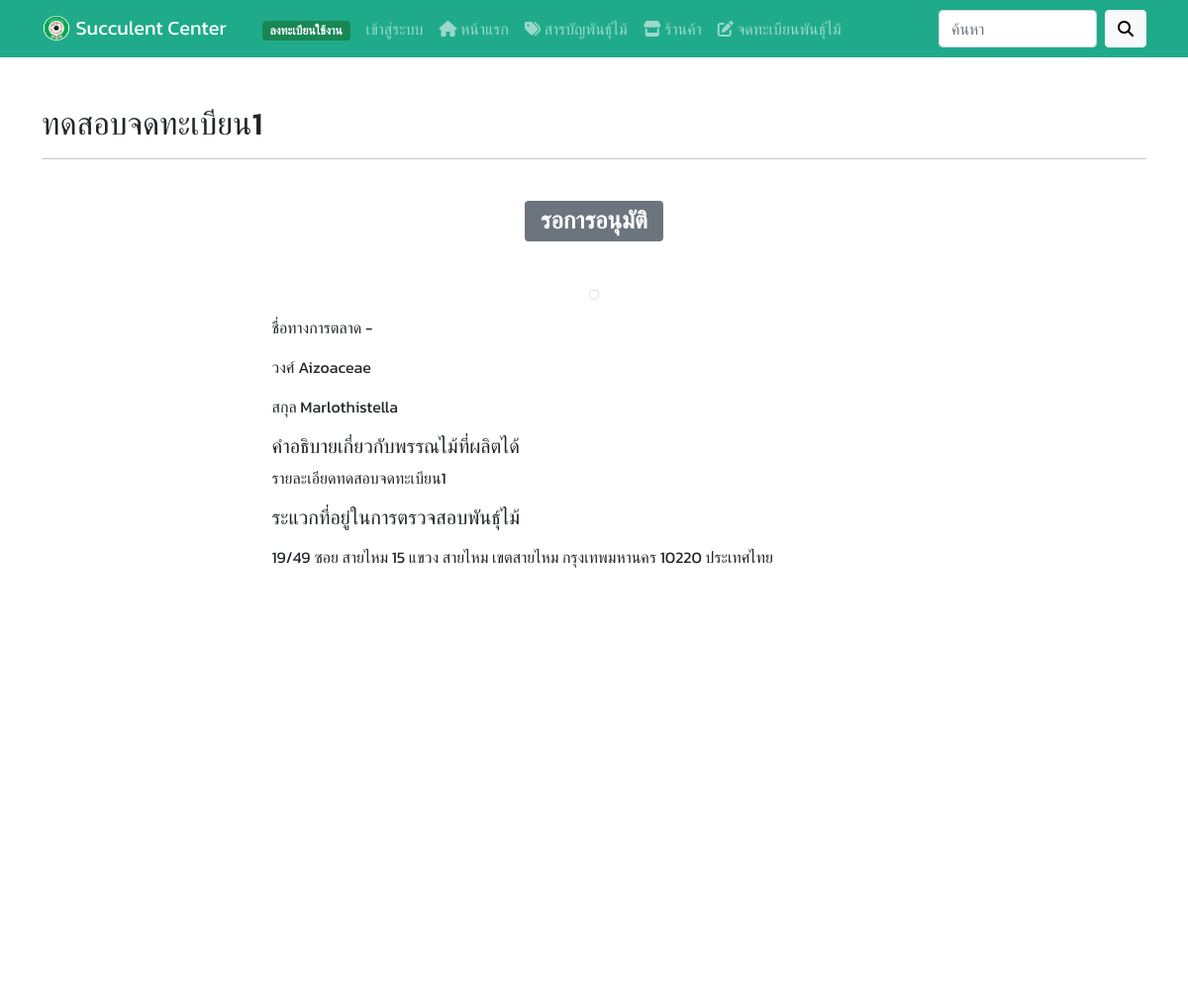
/plantsformview.php?id=6, run on the app's committed database.
### tables this page shows
CREATE TABLE `plantsform` (
  `plantsform_id` int NOT NULL COMMENT 'หมายเลขกำกับพันธุ์ไม้จดทะเบียน',
  `plantsfamily_name` varchar(255) NOT NULL COMMENT 'วงศ์',
  `plantsgroup_name` varchar(255) NOT NULL COMMENT 'สกุล',
  `plantsform_name` varchar(255) NOT NULL COMMENT 'ชื่อพันธุ์ไม้จดทะเบียน',
  `plantsform_namemarket` varchar(255) DEFAULT NULL COMMENT 'ชื่อทางการตลาดพันธุ์ไม้จดทะเบียน',
  `plantsform_detail` text NOT NULL COMMENT 'คำอธิบายเกี่ยวกับพรรณไม้ที่ผลิตได้',
  `plantsform_address` text NOT NULL COMMENT 'ระแวกที่อยู่ในการตรวจสอบพันธุ์ไม้',
  `plantsform_lat` varchar(255) NOT NULL COMMENT 'ละติจูด',
  `plantsform_lng` varchar(255) NOT NULL COMMENT 'ลองติจูด',
  `plantsform_img` varchar(255) NOT NULL COMMENT 'รูปภาพ',
  `plantsform_status` enum('check','uncheck') NOT NULL DEFAULT 'uncheck' COMMENT 'สถานะ',
  `user_id` int NOT NULL COMMENT 'ผู้ใช้',
  `plantsform_timestamp` timestamp NOT NULL DEFAULT CURRENT_TIMESTAMP COMMENT 'ประทับเวลาพันธุ์ไม้จดทะเบียน'
);

### plantsformview.php (the view, shortened to what this page needs)
<?php include_once("./config/db.php"); ?>
<?php include_once("./components/head.php"); ?>
<?php include_once("./components/nav-bar.php"); ?>
<div class="container my-5">
    <?php
    $id = $_GET['id'];
    $stmt = $conn->query("SELECT * FROM plantsform INNER JOIN users ON users.user_id=plantsform.user_id WHERE plantsform_id = $id");
    $stmt->execute();
    $form = $stmt->fetch();
    ?>
    <h2><?= $form['plantsform_name'] ?></h2>
    <hr>
    <br>
    <div class="col-lg-7 col-md-7 col-sm-12 m-auto">
        <div class="h2 text-center mb-5">
            <?php if ($form['plantsform_status'] == 'uncheck') { ?>
                <span class="badge bg-secondary">รอการอนุมัติ</span>
            <?php } else { ?>
                <span class="badge bg-success">อนุมัติแล้ว</span>
            <?php } ?>
        </div>
        <div class="text-center">
            <a href="<?= $form['plantsform_img']; ?>" target="_blank"><img src="<?= $form['plantsform_img']; ?>" class="w-55 mb-3 img-thumbnail" alt=""></a>
        </div>
        <p>ชื่อทางการตลาด <?= $form['plantsform_namemarket'] ?></p>
        <p>วงศ์ <?= $form['plantsfamily_name'] ?></p>
        <p>สกุล <?= $form['plantsgroup_name'] ?></p>
        <p class="h5">คำอธิบายเกี่ยวกับพรรณไม้ที่ผลิตได้ </p>
        <p><?= $form['plantsform_detail'] ?></p>
        <p class="h5 mb-3">ระแวกที่อยู่ในการตรวจสอบพันธุ์ไม้</p>
        <p><?= $form['plantsform_address'] ?></p>
        <div id="map" class="m-auto mb-3 w-100"></div>
    </div>
</div>
<?php include_once("./components/footer.php"); ?>

### components/head.php (style rules this page uses)
body { font-family: 'Kanit', sans-serif; }
#map { background-color: #ffffff; height: 400px; }

### data on the page
plantsform: plantsform_name "ทดสอบจดทะเบียน1", plantsform_namemarket "-", plantsfamily_name "Aizoaceae", plantsgroup_name "Marlothistella", plantsform_detail "รายละเอียดทดสอบจดทะเบียน1", plantsform_address "19/49 ซอย สายไหม 15 แขวง สายไหม เขตสายไหม กรุงเทพมหานคร 10220 ประเทศไทย"
